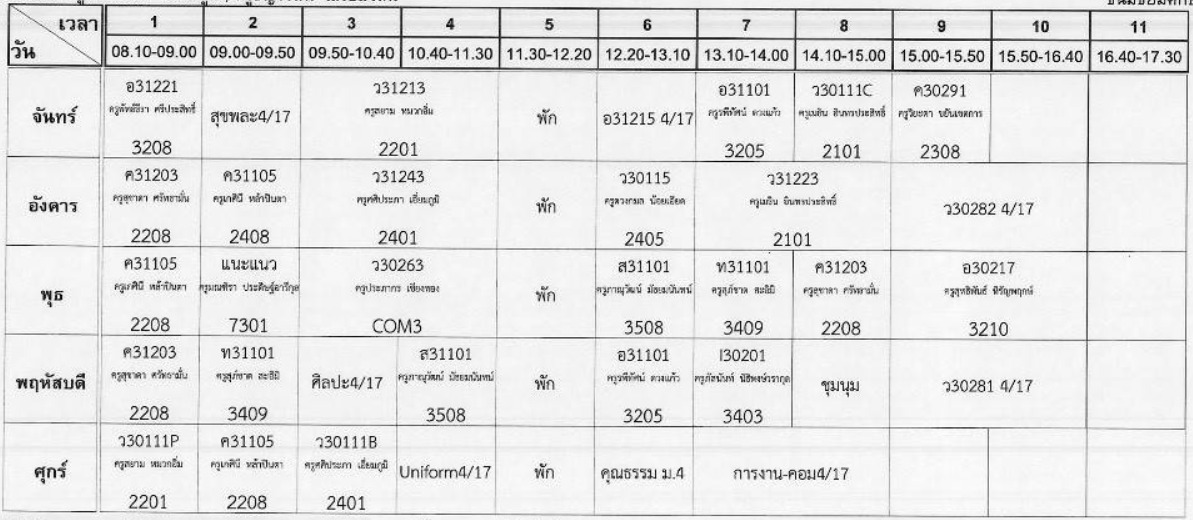
#> input picture table1.jpg, 1193 x 520 px
$ jupyter execute 2nd.ipynb
#> lines starting #> are read from the running program, lines starting #| are printed output that depends on the picture; after the words box and inside, x2 and y2 are one past the last pixel; in counts of white or black regions, pixels touching at a corner belong together
[cell 1]
import cv2
import numpy as np
import PIL
import pytesseract

[cell 2]
## reading image using opencv
img0 = cv2.imread('table1.jpg')
#> img0 is the input picture: shape (520, 1193, 3); min 0, max 255, mean 229.1

#converting image into gray scale image
img = img0.copy()
gray_img = cv2.cvtColor(img, cv2.COLOR_BGR2GRAY)
'''scale_percent = 60 # percent of original size
width = int(gray_img.shape[1] * scale_percent / 100)
height = int(gray_img.shape[0] * scale_percent / 100)
dim = (width, height)
resized_image = cv2.resize(gray_img ,dim)'''
# converting it to binary image by Thresholding

# this step is require if you have colored image because if you skip this part

 # then tesseract won't able to detect text correctly and this will give incorrect result
for j in range(3,6):
    pos_con = []
    list_index = []
    #ret,threshold_img = cv2.threshold(gray_img, 254, 255, cv2.THRESH_OTSU)
    ret,threshold_img = cv2.threshold(gray_img, 228, 255, cv2.THRESH_BINARY)
    kernel = np.ones((j,j))
    #erodesion = cv2.erode(threshold_img,kernel,iterations = 1)
    gradient = cv2.morphologyEx(threshold_img, cv2.MORPH_GRADIENT, kernel)
    #closing = cv2.morphologyEx(threshold_img, cv2.MORPH_CLOSE, kernel)
    # display image
    contours, hierarchy = cv2.findContours(gradient, cv2.RETR_LIST, cv2.CHAIN_APPROX_SIMPLE)

    count = 0
    for i, cnt in enumerate(contours):
          areas_con = cv2.contourArea(cnt)
          x, y, w, h = cv2.boundingRect(cnt)
          pos_con.append((x, y, w, h))
          if (areas_con < 19000 and areas_con > 4000) or (areas_con < 2900 and areas_con > 2000):
                cv2.rectangle(img, (x, y), (x+w, y+h), (0, 255, 0), 2)
                list_index.append(i)
                count += 1
    print(count)
    print(list_index)
    #cv2.imshow('gray_img', gray_img)
    #cv2.imshow('gradient'+str(j), gradient)
    cv2.imshow('threshold_img'+str(j), img)

    # Maintain output window until user presses a key

    cv2.waitKey(0)

    # Destroying present windows on screen

    cv2.destroyAllWindows()
#> this loop made 3 passes
#> pass 1, `ret,threshold_img = cv2.threshold(gray_img, 228, 255, cv2.THRESH_BINARY)`:
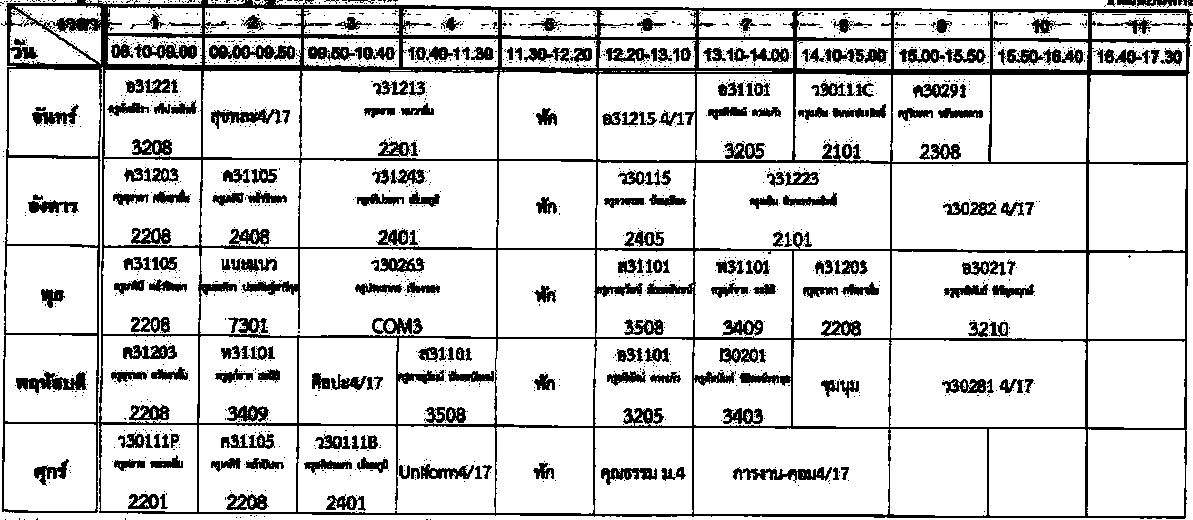
#> threshold_img: shape (520, 1193); 83.5% white; 1800 black regions (1535 under 20 px), largest, box (x1, y1, x2, y2) and area: (1, 0, 1193, 519) 48620, (16, 371, 87, 393) 795, (733, 467, 832, 483) 746
#> pass 1, `gradient = cv2.morphologyEx(threshold_img, cv2.MORPH_GRADIENT, kernel)`:
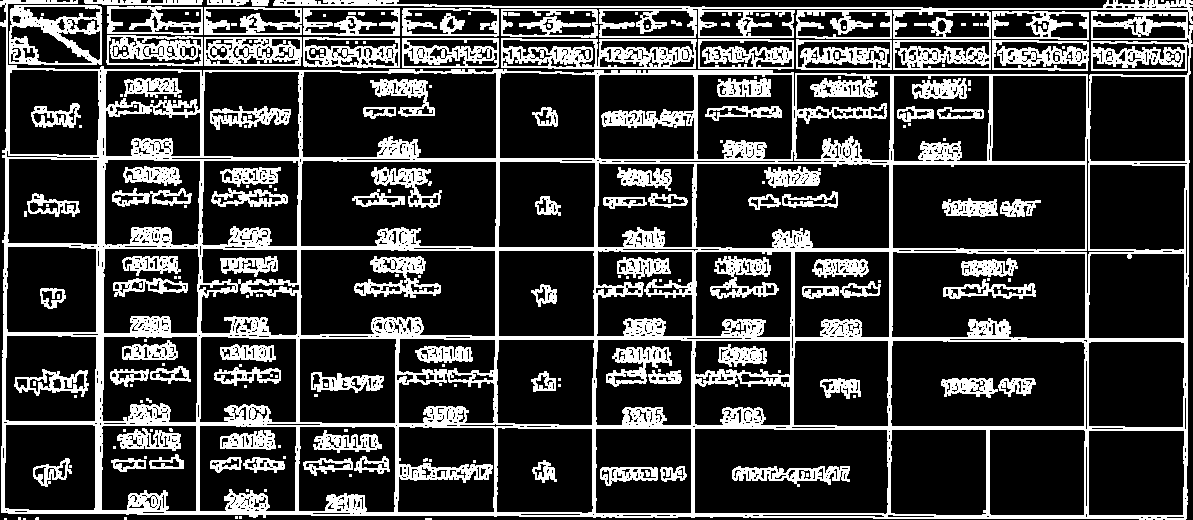
#> gradient: shape (520, 1193); 24.3% white; 214 white regions (112 under 20 px), largest, box (x1, y1, x2, y2) and area: (0, 0, 1193, 520) 80416, (501, 38, 697, 69) 3344, (9, 5, 102, 65) 2485
#> pass 1, `cv2.imshow('threshold_img'+str(j), img)`:
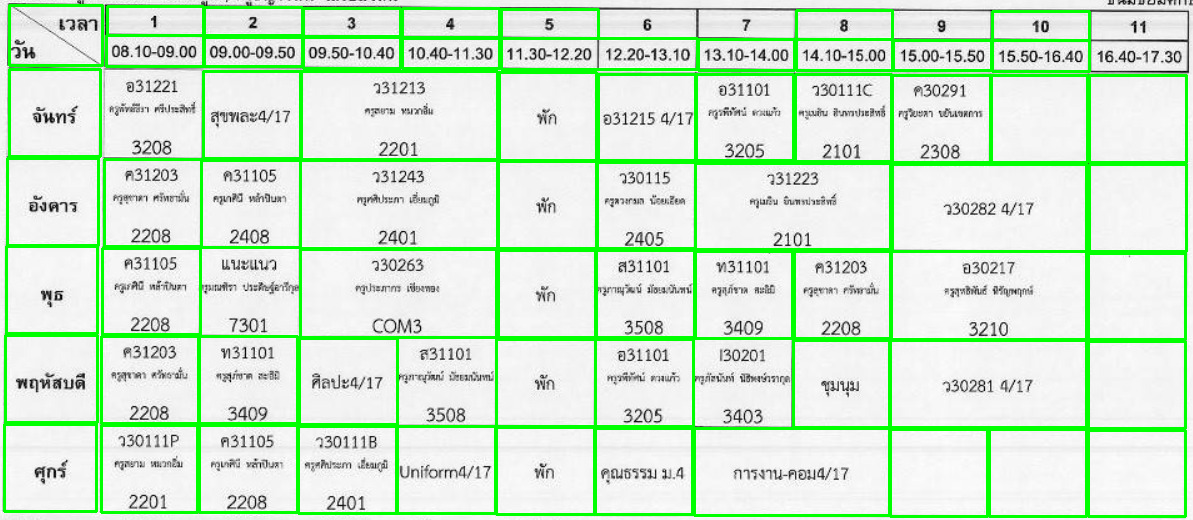
#> window 'threshold_img3': shape (520, 1193, 3); mean B, G, R 210.7, 234.7, 210.7
#> pass 2, `gradient = cv2.morphologyEx(threshold_img, cv2.MORPH_GRADIENT, kernel)`:
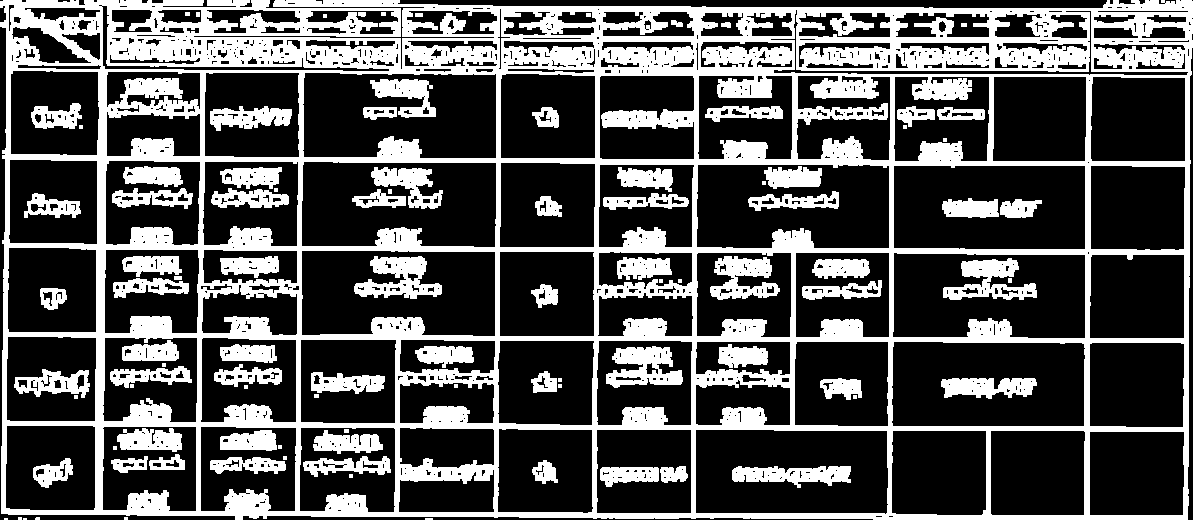
#> gradient: shape (520, 1193); 32% white; 98 white regions (26 under 20 px), largest, box (x1, y1, x2, y2) and area: (0, 0, 1193, 520) 146097, (354, 256, 442, 299) 2021, (606, 346, 683, 388) 1967
#> after the loop:
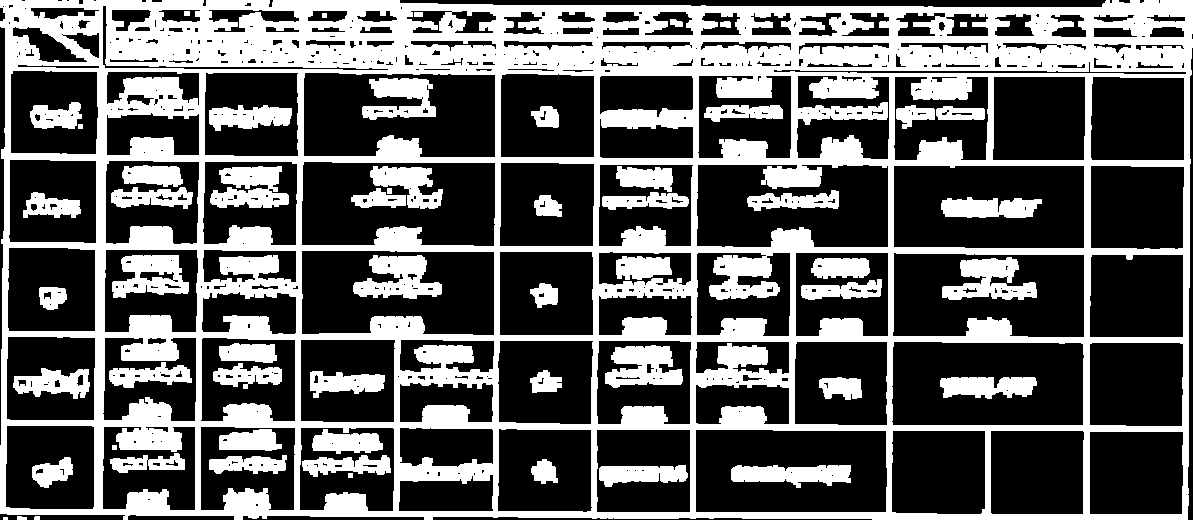
#> gradient: shape (520, 1193); 37.2% white; 58 white regions (1 under 20 px), largest, box (x1, y1, x2, y2) and area: (0, 0, 1193, 520) 178371, (353, 255, 442, 299) 2347, (942, 257, 1037, 300) 2323
#> after the loop:
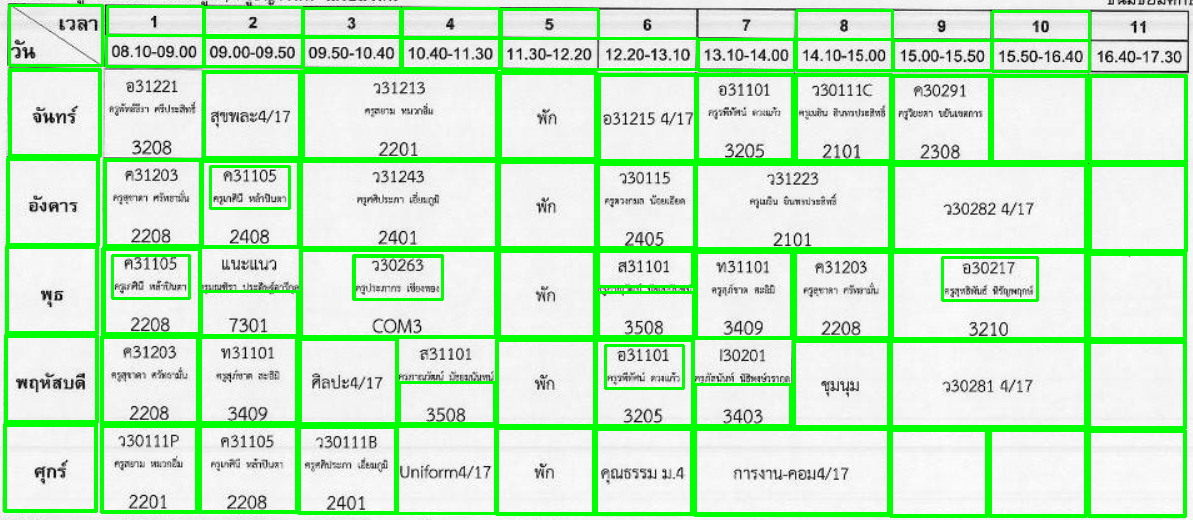
#> img: shape (520, 1193, 3); 13.48% of pixels changed, all inside (x1, y1, x2, y2) = (3, 4, 1188, 518)

[cell 3]
type(threshold_img)

[cell 4]
print(kernel)

[cell 5]
print(gradient-255)
#> (printed output is left out)

$ run again, with table.jpg copied over table1.jpg
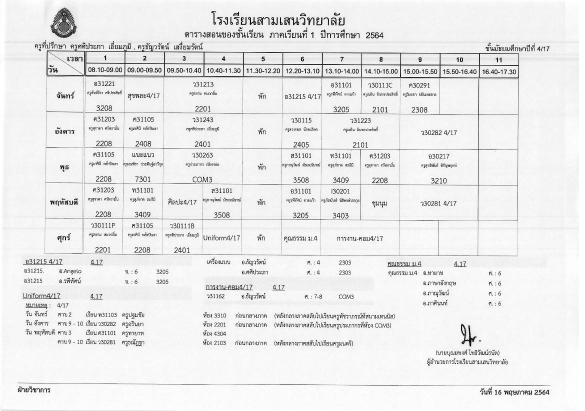
#> input picture table.jpg, 1170 x 822 px (shown at 1/2 size)
#> img0 is the input picture: shape (822, 1170, 3); min 0, max 255, mean 234.7
#> after the loop `for j in range(3,6):`:
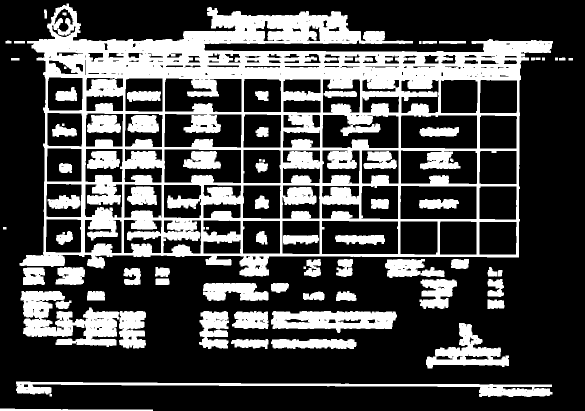
#> gradient: shape (822, 1170) (shown at 1/2 size); 29.1% white; 76 white regions, largest, box (x1, y1, x2, y2) and area: (39, 7, 1106, 553) 182775, (41, 582, 292, 697) 15048, (32, 763, 1105, 794) 9007
#> after the loop `for j in range(3,6):`:
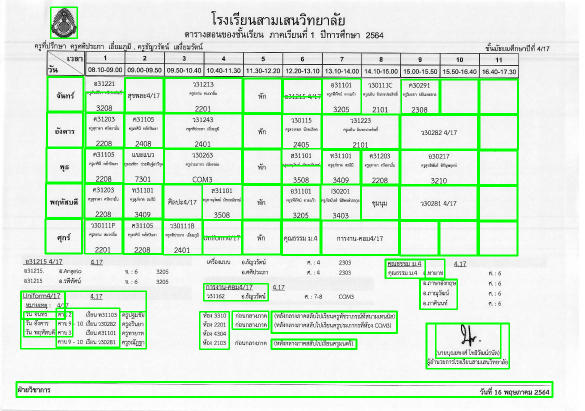
#> img: shape (822, 1170, 3) (shown at 1/2 size); 7.49% of pixels changed, all inside (x1, y1, x2, y2) = (31, 13, 1107, 796)
#> (printed output is left out)
